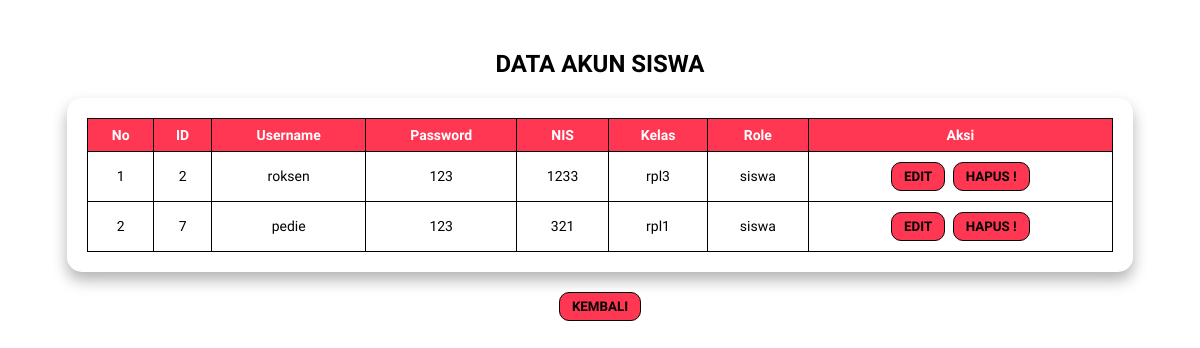
The page /UJIKOMFALAQ/admin/data-siswa.php on the database as committed earlier.
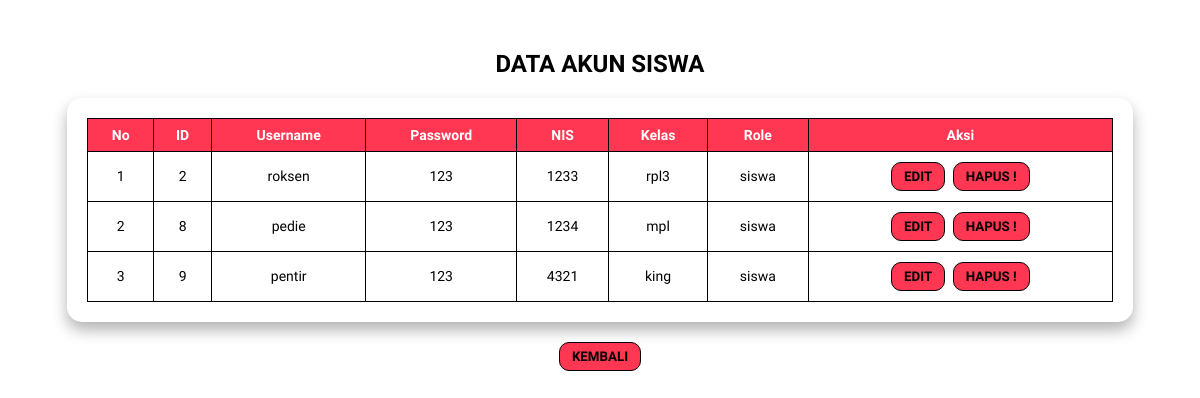
The same page on the database as committed later.
### tables this page shows
CREATE TABLE `user` (
  `id` int NOT NULL,
  `username` varchar(50) NOT NULL,
  `password` varchar(50) NOT NULL,
  `role` enum('admin','siswa') NOT NULL DEFAULT 'siswa',
  `nis` varchar(100) DEFAULT NULL,
  `kelas` varchar(100) DEFAULT NULL
);

### UJIKOMFALAQ/admin/data-siswa.php (the view, shortened to what this page needs)
<?php
$koneksi = mysqli_connect("localhost","root","","ujikom_12rpl2_falaq");
$query = mysqli_query($koneksi, "
    SELECT * FROM user
    WHERE role = 'siswa'
");
?>
<!DOCTYPE html>
<html lang="id">
<head>
</head>
<body>
<h2>DATA AKUN SISWA</h2>
<div class="box">
    <table>
        <tr>
            <th>No</th>
            <th>ID</th>
            <th>Username</th>
            <th>Password</th>
            <th>NIS</th>
            <th>Kelas</th>
            <th>Role</th>
            <th>Aksi</th>
        </tr>
        <?php
        $no = 1;
        while ($data = mysqli_fetch_assoc($query)) {
        ?>
        <tr>
            <td><?= $no++ ?></td>
            <td><?= $data['id'] ?></td>
            <td><?= $data['username'] ?></td>
            <td><?= $data['password'] ?></td>
            <td><?= $data['nis'] ?></td>
            <td><?= $data['kelas'] ?></td>
            <td><?= $data['role'] ?></td>
            <td class="aksi">
                <a href="edit-siswa.php?id=<?= $data['id'] ?>">
                    <button><b>EDIT</b></button>
                </a>
                <a href="hapus-siswa.php?id=<?= $data['id'] ?>"
                   onclick="return confirm('Ciuss pengen apuss nih hamphh?')">
                    <button><b>HAPUS !</b></button>
                </a>
            </td>
        </tr>
        <?php } ?>
    </table>
</div>
<div class="kembali">
    <a href="admin.php">
        <button><b>KEMBALI</b></button>
    </a>
</div>
</body>
</html>

### UJIKOMFALAQ/admin/data-siswa.php (style rules this page uses)
body { font-family: 'Baloo 2'; margin: 0; padding: 30px; background-color: white; text-align: center; }
h2 { color: black; margin-bottom: 20px; }
.box { background-color: white; padding: 20px; border-radius: 15px; box-shadow: 0 8px 15px rgba(0,0,0,0.3); overflow-x: auto; width: 90%; margin: auto; }
table { width: 100%; border-collapse: collapse; font-size: 14px; }
th, td { border: 1px solid black; padding: 8px; text-align: center; }
th { background-color: rgb(255, 55, 82); color: white; }
button { border: 1px solid black; background-color: rgb(255, 55, 82); color: black; border-radius: 10px; padding: 6px 12px; font-family: 'Baloo 2'; transition: all 0.2s ease; }
a { text-decoration: none; color: inherit; }
.aksi button { margin: 2px; }
.kembali { margin-top: 20px; }

Rows that differ between the two databases and show on the page:
removed user: id "7", username "pedie", password "123", nis "321", kelas "rpl1", role "siswa"
added user: id "8", username "pedie", password "123", nis "1234", kelas "mpl", role "siswa"
added user: id "9", username "pentir", password "123", nis "4321", kelas "king", role "siswa"
